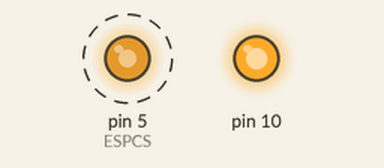
Simulated run of this sketch. Board: Arduino Uno, built with avr-gcc and run on an emulated ATmega328P. On the bench: output pins drawn as LEDs (lit = HIGH). Dashed ring = blinking. What the sketch prints to the serial monitor is not drawn.

Above: at 0.05 s.
Timing chart, 0 to 3.0 s (numbered marks = the images above):
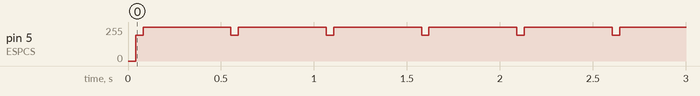

Measured:
- by itself, pin 5 (ESPCS): alternates 255/255 for 0.47 s and 192/255 for 0.04 s

The sketch:

SPI_Master_Uno_test.ino
```cpp
#include <SPI.h>
#define ESPCS 5

uint32_t msg;
byte eightbitmsg[10] = {0xAA, 0xAA, 0x55, 0xFE, 0xFE, 0x66, 0x03, 0x09, 0xA2, 0x33};
byte eightbitsamemsg[10] = {0xAA, 0xAA, 0xAA, 0xAA, 0xAA, 0xAA, 0xAA, 0xAA, 0xAA, 0xAA};
SPISettings settingsA(200000, MSBFIRST, SPI_MODE0);
SPISettings orgSettings(24000000, MSBFIRST, SPI_MODE0);
SPISettings espSettings(4000000, LSBFIRST, SPI_MODE0);

void setup() {
  // initialize the digital pin as an output.
  pinMode(ESPCS, OUTPUT);
  Serial.begin(115200);
  while(!Serial);
  digitalWrite(ESPCS, HIGH);
  SPI.begin();
}

void loop() {
//  SPI.beginTransaction(espSettings);
//  digitalWrite(ESPCS, LOW);
  for(uint8_t i = 0; i < 8; i++){
    SPI.beginTransaction(espSettings);
    digitalWrite(ESPCS, LOW);
    Serial.print("Send: "); Serial.print(eightbitmsg[i], HEX); Serial.print(" | Received: ");
    Serial.println(SPI.transfer(eightbitmsg[i]), HEX);
    delayMicroseconds(1);
    digitalWrite(ESPCS, HIGH);
    SPI.endTransaction();
  }

//  delayMicroseconds(1);
//  digitalWrite(ESPCS, HIGH);
//  SPI.endTransaction();
  Serial.println("======MASTER=======");
  delay(500);
}
```
